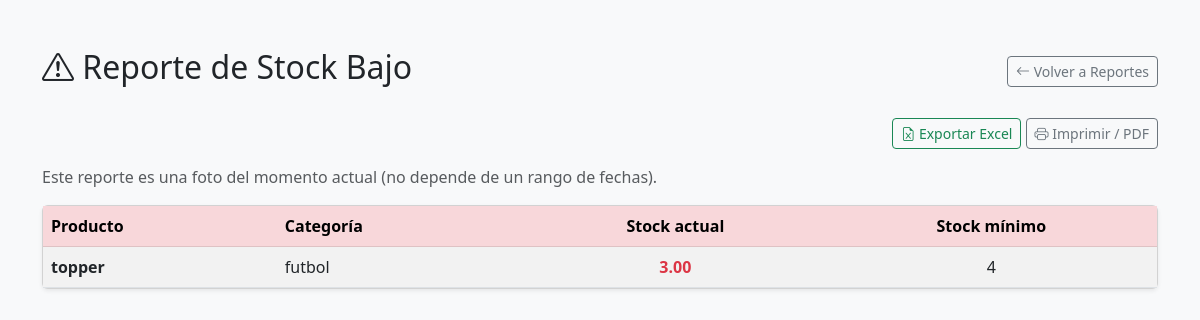
Page /public/index.php?action=reportes_stock (signed in) on the committed database.
### tables this page shows
CREATE TABLE `inventario` (
  `id_inventario` int NOT NULL AUTO_INCREMENT,
  `stock_actual` decimal(10,2) DEFAULT NULL,
  `ubicacion` varchar(45) DEFAULT NULL,
  `stock_maximo` int DEFAULT NULL,
  `stock_minimo` int DEFAULT NULL,
  `producto_id_producto` int NOT NULL,
  PRIMARY KEY (`id_inventario`),
  KEY `fk_inventario_producto1_idx` (`producto_id_producto`),
  CONSTRAINT `fk_inventario_producto1` FOREIGN KEY (`producto_id_producto`) REFERENCES `producto` (`id_producto`)
);

CREATE TABLE `producto` (
  `id_producto` int NOT NULL AUTO_INCREMENT,
  `nombre` varchar(45) DEFAULT NULL,
  `descripcion` text,
  `tipodezapatillas` varchar(45) DEFAULT NULL,
  `precio` int DEFAULT NULL,
  `talle_id_talle` int NOT NULL,
  `marca_id_marca` int NOT NULL,
  `color_id_color` int NOT NULL,
  `categoria_id_categoria` int NOT NULL,
  `activo` tinyint(1) NOT NULL DEFAULT '1',
  PRIMARY KEY (`id_producto`),
  KEY `fk_productos_talle1_idx` (`talle_id_talle`),
  KEY `fk_productos_marca1_idx` (`marca_id_marca`),
  KEY `fk_productos_color1_idx` (`color_id_color`),
  KEY `fk_producto_categoria1_idx` (`categoria_id_categoria`),
  CONSTRAINT `fk_producto_categoria1` FOREIGN KEY (`categoria_id_categoria`) REFERENCES `categoria` (`id_categoria`),
  CONSTRAINT `fk_productos_color1` FOREIGN KEY (`color_id_color`) REFERENCES `color` (`id_color`),
  CONSTRAINT `fk_productos_marca1` FOREIGN KEY (`marca_id_marca`) REFERENCES `marca` (`id_marca`),
  CONSTRAINT `fk_productos_talle1` FOREIGN KEY (`talle_id_talle`) REFERENCES `talle` (`id_talle`)
);

CREATE TABLE `categoria` (
  `id_categoria` int NOT NULL AUTO_INCREMENT,
  `tipodezapatilla` varchar(45) NOT NULL,
  PRIMARY KEY (`id_categoria`)
);

### app/models/reporte/ReporteController.php (called while the page is built, shortened)
<?php
require_once __DIR__ . '/reporte.php';
class ReporteController {
    private $reporte;
    public function __construct() {
        $db = (new Database())->connect();
        $this->reporte = new Reporte($db);
    }
    public function stock() {
        $productos = $this->reporte->stockBajo();
        require __DIR__ . '/views/stock.php';
    }
}

### app/models/reporte/reporte.php (called while the page is built, shortened)
<?php
class Reporte {
    private $conn;
    public function __construct($db) {
        $this->conn = $db;
    }
    public function stockBajo() {
        $sql = "SELECT p.nombre, cat.tipodezapatilla AS categoria,
                    i.stock_actual, i.stock_minimo
                FROM inventario i
                JOIN producto p ON i.producto_id_producto = p.id_producto
                LEFT JOIN categoria cat ON p.categoria_id_categoria = cat.id_categoria
                WHERE i.stock_actual <= i.stock_minimo
                ORDER BY i.stock_actual ASC";
        return $this->conn->query($sql)->fetchAll(PDO::FETCH_ASSOC);
    }
}

### app/models/reporte/views/stock.php (the view, shortened to what this page needs)
<!DOCTYPE html>
<html lang="es">
<head>
    <link href="https://cdn.jsdelivr.net/npm/bootstrap@5.3.0/dist/css/bootstrap.min.css" rel="stylesheet">
    <link href="https://cdn.jsdelivr.net/npm/bootstrap-icons@1.10.5/font/bootstrap-icons.css" rel="stylesheet">
</head>
<body class="bg-light">
<div class="container mt-5">
    <div class="d-flex justify-content-between align-items-center mb-4 no-print">
        <h2><i class="bi bi-exclamation-triangle"></i> Reporte de Stock Bajo</h2>
        <a href="index.php?action=reportes" class="btn btn-outline-secondary btn-sm">
            <i class="bi bi-arrow-left"></i> Volver a Reportes
        </a>
    </div>
    <div class="mb-3 no-print text-end">
        <a href="index.php?action=reportes_excel&tipo=stock" class="btn btn-outline-success btn-sm">
            <i class="bi bi-file-earmark-excel"></i> Exportar Excel
        </a>
        <button onclick="window.print()" class="btn btn-outline-secondary btn-sm">
            <i class="bi bi-printer"></i> Imprimir / PDF
        </button>
    </div>
    <p class="text-muted no-print">
        Este reporte es una foto del momento actual (no depende de un rango de fechas).
    </p>
    <div class="card shadow-sm">
        <div class="card-body p-0">
            <table class="table table-striped mb-0">
                <thead class="table-danger">
                    <tr>
                        <th>Producto</th>
                        <th>Categoría</th>
                        <th class="text-center">Stock actual</th>
                        <th class="text-center">Stock mínimo</th>
                    </tr>
                </thead>
                <tbody>
                <?php if (empty($productos)): ?>
                    <tr><td colspan="4" class="text-center text-muted py-4">
                        <i class="bi bi-check-circle text-success"></i> No hay productos con stock bajo. Todo en orden.
                    </td></tr>
                <?php else: ?>
                    <?php foreach ($productos as $p): ?>
                    <tr>
                        <td><strong><?= htmlspecialchars($p['nombre']) ?></strong></td>
                        <td><?= htmlspecialchars($p['categoria'] ?? '—') ?></td>
                        <td class="text-center text-danger fw-bold"><?= $p['stock_actual'] ?></td>
                        <td class="text-center"><?= $p['stock_minimo'] ?></td>
                    </tr>
                    <?php endforeach; ?>
                <?php endif; ?>
                </tbody>
            </table>
        </div>
    </div>
</div>
</body>
</html>

### rows in the picture
inventario: producto_id_producto.nombre "topper", categoria.tipodezapatilla "futbol", stock_actual "3.00", stock_minimo "4"
